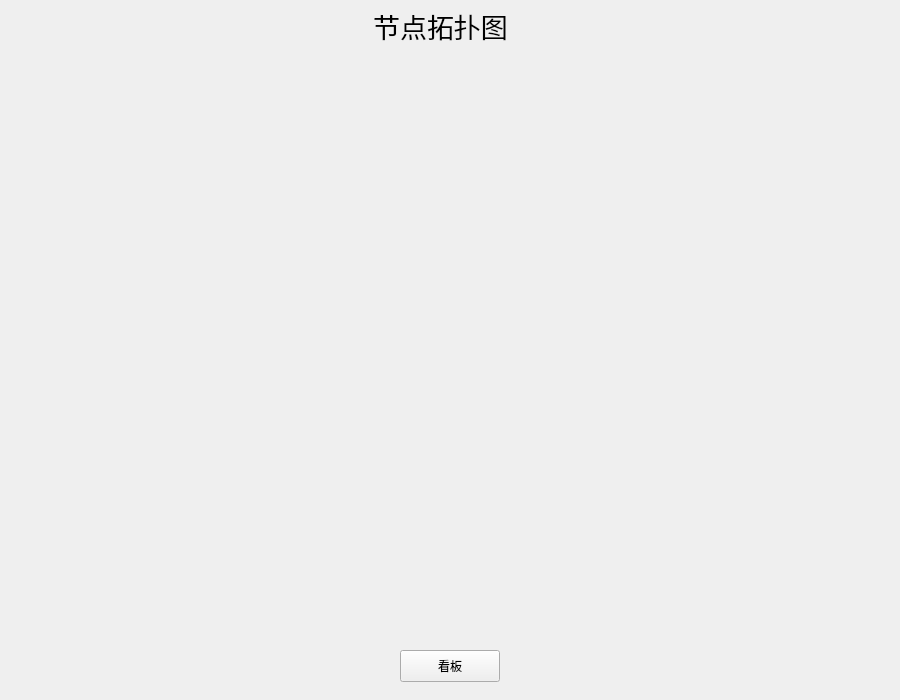
<?xml version="1.0" encoding="UTF-8"?>
<ui version="4.0">
 <class>topo</class>
 <widget class="QWidget" name="topo">
  <property name="geometry">
   <rect>
    <x>0</x>
    <y>0</y>
    <width>900</width>
    <height>700</height>
   </rect>
  </property>
  <property name="windowTitle">
   <string>拓扑图</string>
  </property>
  <widget class="QLabel" name="label">
   <property name="geometry">
    <rect>
     <x>360</x>
     <y>10</y>
     <width>161</width>
     <height>31</height>
    </rect>
   </property>
   <property name="font">
    <font>
     <pointsize>20</pointsize>
    </font>
   </property>
   <property name="text">
    <string>节点拓扑图</string>
   </property>
   <property name="alignment">
    <set>Qt::AlignCenter</set>
   </property>
  </widget>
  <widget class="QPushButton" name="comm_bt">
   <property name="geometry">
    <rect>
     <x>400</x>
     <y>650</y>
     <width>100</width>
     <height>32</height>
    </rect>
   </property>
   <property name="text">
    <string>看板</string>
   </property>
  </widget>
 </widget>
 <resources/>
 <connections/>
</ui>
